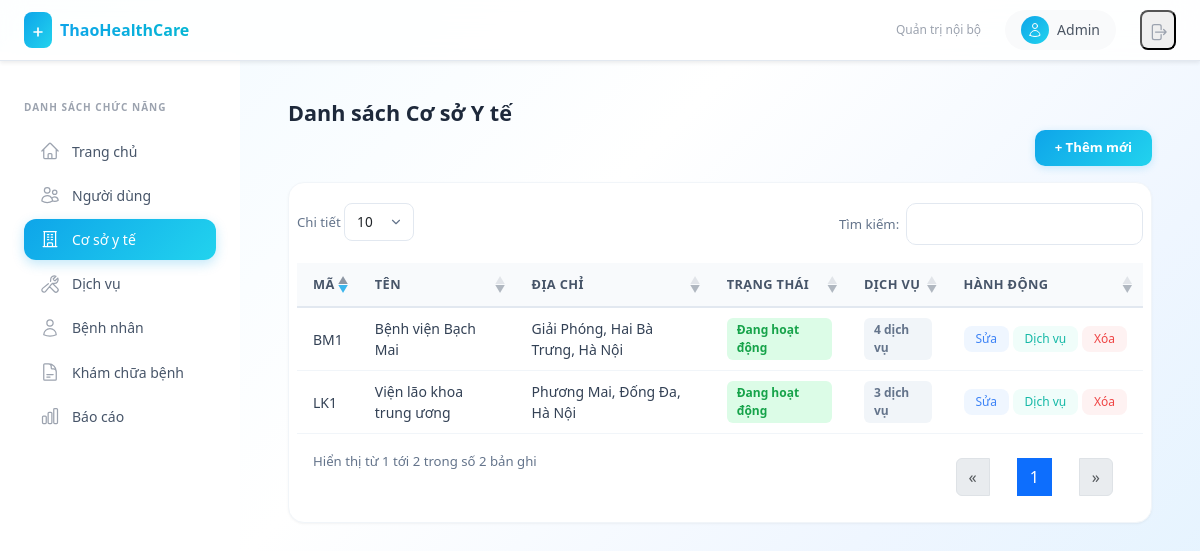
/facilities/ (signed in), run on the app's committed database.
### api/models.py (models this page shows, shortened)
class User(AbstractUser):
    code = models.CharField(max_length=50, unique=True)
    facility = models.ForeignKey(MedicalFacility, on_delete=models.CASCADE, related_name="users", null=True, blank=True)
    name = models.CharField(max_length=255)
    role = models.ForeignKey(Role, on_delete=models.SET_NULL, null=True, blank=True, related_name='users')
    created_at = models.DateTimeField(auto_now_add=True)
    updated_at = models.DateTimeField(auto_now=True)
    @property
    def role_code(self):
        return self.role.code if self.role else None

class MedicalFacility(models.Model):
    STATUS_CHOICES = [
        ('active', 'Đang hoạt động'),
        ('paused', 'Tạm dừng'),
        ('holiday', 'Nghỉ lễ'),
        ('maintenance', 'Bảo trì'),
        ('closed', 'Ngừng hoạt động'),
    ]
    code = models.CharField(max_length=50, unique=True)
    name = models.CharField(max_length=255)
    address = models.TextField()
    status = models.CharField(max_length=20, choices=STATUS_CHOICES, default='active')
    services = models.ManyToManyField(Service, blank=True, related_name='facilities')

### api/views.py (the view)
# urls.py: path('facilities/', facility_list, name='facility_list'),
@admin_required
def facility_list(request):
    facilities = MedicalFacility.objects.prefetch_related('services').all()
    services = Service.objects.all().order_by('service_type', 'name')
    from itertools import groupby
    grouped_services = []
    for type_key, group in groupby(services, key=lambda s: s.service_type):
        type_label = dict(Service.SERVICE_TYPE_CHOICES).get(type_key, type_key)
        grouped_services.append({'type_key': type_key, 'type_label': type_label, 'items': list(group)})
    return render(request, 'facility_list.html', {
        'facilities': facilities,
        'grouped_services': grouped_services,
        'status_choices': MedicalFacility.STATUS_CHOICES,
        'tab': 'facilities',
    })

### api/templates/facility_list.html (shortened to what this page needs)
{% extends "base.html" %}
{% load static %}
{% block content %}
<link rel="stylesheet" href="https://cdn.datatables.net/1.13.6/css/dataTables.bootstrap5.min.css">
<h3 class="page-title">Danh sách Cơ sở Y tế</h3>
<div class="table-toolbar">
    <button class="btn-add" onclick="openCreateModal()">+ Thêm mới</button>
</div>
<div class="table-card">
<table id="facilityTable" class="table">
    <thead>
        <tr>
            <th>Mã</th>
            <th>Tên</th>
            <th>Địa chỉ</th>
            <th>Trạng thái</th>
            <th>Dịch vụ</th>
            <th>Hành động</th>
        </tr>
    </thead>
    <tbody id="facilityBody">
        {% for f in facilities %}
        <tr id="row-{{ f.id }}">
            <td><span style="font-weight:500;">{{ f.code }}</span></td>
            <td>{{ f.name }}</td>
            <td>{{ f.address }}</td>
            <td>
                {% if f.status == 'active' %}
                    <span class="badge-role badge-role-admin">Đang hoạt động</span>
                {% elif f.status == 'paused' %}
                    <span class="badge-role" style="background:#fef3c7; color:#d97706;">Tạm dừng</span>
                {% elif f.status == 'holiday' %}
                    <span class="badge-role" style="background:#ede9fe; color:#7c3aed;">Nghỉ lễ</span>
                {% elif f.status == 'maintenance' %}
                    <span class="badge-role badge-role-doctor">Bảo trì</span>
                {% elif f.status == 'closed' %}
                    <span class="badge-role" style="background:#fef2f2; color:#ef4444;">Ngừng hoạt động</span>
                {% else %}
                    <span class="badge-role badge-role-default">{{ f.get_status_display }}</span>
                {% endif %}
            </td>
            <td>
                <span class="badge-role badge-role-default">{{ f.services.count }} dịch vụ</span>
            </td>
            <td style="white-space:nowrap;">
                <button class="btn-action btn-action-edit" onclick="openEditModal({{ f.id }})">Sửa</button>
                <button class="btn-action btn-action-info" onclick="openServiceModal({{ f.id }}, '{{ f.name|escapejs }}')">Dịch vụ</button>
                <button class="btn-action btn-action-delete" onclick="deleteFacility({{ f.id }})">Xóa</button>
            </td>
        </tr>
        {% endfor %}
    </tbody>
</table>
</div>
{% endblock %}

### api/templates/base.html (shortened to what this page needs)
<!DOCTYPE html>
<html lang="vi">
<head>
    <script src="https://cdn.tailwindcss.com"></script>
    <link rel="stylesheet" href="https://cdn.jsdelivr.net/npm/bootstrap@5.3.0/dist/css/bootstrap.min.css">
</head>
<body class="min-h-screen" style="margin:0; background: linear-gradient(135deg, #f0f9ff 0%, #ffffff 40%, #eff6ff 70%, #e0f2fe 100%); background-attachment: fixed;">
    <nav class="top-navbar fixed top-0 left-0 right-0 z-50 flex items-center justify-between px-6 py-2.5 shadow-sm">
        <div class="flex items-center gap-3">
            <a href="{% url 'dashboard' %}" class="flex items-center gap-2" style="text-decoration:none;">
                <div class="bg-gradient-to-br from-primary to-cyan-400 rounded-lg p-1.5">
                    <svg class="w-4 h-4 text-white" fill="none" viewBox="0 0 24 24" stroke="currentColor">
                        <path stroke-linecap="round" stroke-linejoin="round" stroke-width="2.5" d="M12 6v6m0 0v6m0-6h6m-6 0H6"/>
                    </svg>
                </div>
                <span class="text-base font-bold bg-gradient-to-r from-primary to-cyan-500 bg-clip-text" style="color:transparent; -webkit-background-clip:text;">ThaoHealthCare</span>
            </a>
        </div>
        <div class="flex items-center gap-4">
            <span class="text-xs text-gray-400 hidden sm:block">Quản trị nội bộ</span>
            <div class="flex items-center gap-2 bg-gray-50 rounded-full px-3 py-1.5">
                <div class="w-7 h-7 rounded-full bg-gradient-to-br from-primary to-cyan-400 flex items-center justify-center">
                    <svg class="w-4 h-4 text-white" fill="none" viewBox="0 0 24 24" stroke="currentColor">
                        <path stroke-linecap="round" stroke-linejoin="round" stroke-width="1.5" d="M15.75 6a3.75 3.75 0 11-7.5 0 3.75 3.75 0 017.5 0zM4.501 20.118a7.5 7.5 0 0114.998 0A17.933 17.933 0 0112 21.75c-2.676 0-5.216-.584-7.499-1.632z"/>
                    </svg>
                </div>
                <span class="text-sm font-medium text-gray-600">{{ user.name|default:user.username }}</span>
            </div>
            <form action="{% url 'logout' %}" method="post" class="m-0">
                <button type="submit" class="p-1.5 rounded-lg hover:bg-red-50 text-gray-400 hover:text-red-500 transition" title="Đăng xuất">
                    <svg class="w-5 h-5" fill="none" viewBox="0 0 24 24" stroke="currentColor">
                        <path stroke-linecap="round" stroke-linejoin="round" stroke-width="1.5" d="M15.75 9V5.25A2.25 2.25 0 0013.5 3h-6a2.25 2.25 0 00-2.25 2.25v13.5A2.25 2.25 0 007.5 21h6a2.25 2.25 0 002.25-2.25V15m3 0l3-3m0 0l-3-3m3 3H9"/>
                    </svg>
                </button>
            </form>
        </div>
    </nav>
    <aside id="sidebar" class="sidebar fixed top-[52px] left-0 bottom-0 w-60 bg-white border-r border-gray-100 z-40 transform -translate-x-full lg:translate-x-0 transition-transform duration-200 overflow-y-auto">
        <div class="px-4 pt-5 pb-3">
            <p class="text-[10px] font-semibold text-gray-400 uppercase tracking-widest mb-3">Danh sách chức năng</p>
            <nav class="flex flex-col gap-1">
                {% if user.is_authenticated and user.role_code == "admin" %}
                <a href="{% url 'dashboard' %}" class="nav-item-link {% if tab == 'home' %}active{% endif %}">
                    Trang chủ
                </a>
                <a href="{% url 'user_list' %}" class="nav-item-link {% if tab == 'users' %}active{% endif %}">
                    Người dùng
                </a>
                <a href="{% url 'facility_list' %}" class="nav-item-link {% if tab == 'facilities' %}active{% endif %}">
                    Cơ sở y tế
                </a>
                <a href="{% url 'service_list' %}" class="nav-item-link {% if tab == 'services' %}active{% endif %}">
                    Dịch vụ
                </a>
                <a href="{% url 'patient_list' %}" class="nav-item-link {% if tab == 'patients' %}active{% endif %}">
                    <svg class="w-5 h-5 text-gray-400" fill="none" viewBox="0 0 24 24" stroke="currentColor"><path stroke-linecap="round" stroke-linejoin="round" stroke-width="1.5" d="M15.75 6a3.75 3.75 0 11-7.5 0 3.75 3.75 0 017.5 0zM4.501 20.118a7.5 7.5 0 0114.998 0A17.933 17.933 0 0112 21.75c-2.676 0-5.216-.584-7.499-1.632z"/></svg>
                    Bệnh nhân
                </a>
                <a href="{% url 'examination_list' %}" class="nav-item-link {% if tab == 'examinations' %}active{% endif %}">
                    Khám chữa bệnh
                </a>
                <a href="{% url 'report_list' %}" class="nav-item-link {% if tab == 'reports' %}active{% endif %}">
                    Báo cáo
                </a>
                {% endif %}
            </nav>
        </div>
    </aside>
    <main class="lg:ml-60 pt-[52px] min-h-screen">
        <div class="p-5">
            {% block content %}{% endblock %}
        </div>
    </main>
</body>
</html>

### api/templates/base.html (style rules this page uses)
.sidebar { font-family: system-ui, -apple-system, sans-serif; }
.sidebar * { box-sizing: border-box; }
.sidebar a, .sidebar button { text-decoration: none; }
.nav-item-link { display: flex; align-items: center; gap: 0.75rem; padding: 0.6rem 1rem; border-radius: 0.75rem; color: #475569; font-size: 0.875rem; font-weight: 500; transition: all 0.15s; }
.nav-item-link.active { background: linear-gradient(135deg, #0ea5e9, #22d3ee); color: #fff; box-shadow: 0 4px 12px rgba(14,165,233,0.25); }
.nav-item-link.active svg { color: #fff; }
.top-navbar { background: rgba(255,255,255,0.85); backdrop-filter: blur(12px); border-bottom: 1px solid #e2e8f0; }
.table-card { background: #fff; border-radius: 16px; box-shadow: 0 1px 3px rgba(0,0,0,0.04), 0 1px 2px rgba(0,0,0,0.02); border: 1px solid #f1f5f9; overflow: hidden; padding: 8px; }
.table-card .table { margin-bottom: 0; }
.table-card thead th, table.dataTable thead th { background: #f8fafc !important; border-bottom: 2px solid #e2e8f0 !important; color: #475569 !important; font-weight: 600 !important; font-size: 0.8rem !important; text-transform: uppercase; letter-spacing: 0.03em; padding: 12px 16px !important; white-space: nowrap; }
.table-card tbody td, table.dataTable tbody td { padding: 10px 16px !important; font-size: 0.875rem; color: #334155; border-bottom: 1px solid #f1f5f9 !important; vertical-align: middle; }
table.dataTable thead .sorting::after, table.dataTable thead .sorting_asc::after, table.dataTable thead .sorting_desc::after { opacity: 0.4 !important; }
table.dataTable thead .sorting_asc::after, table.dataTable thead .sorting_desc::after { opacity: 0.8 !important; color: #0ea5e9 !important; }
.btn-action { padding: 4px 12px; font-size: 0.75rem; font-weight: 500; border-radius: 8px; border: none; cursor: pointer; transition: all 0.15s; }
.btn-action-edit { background: #eff6ff; color: #3b82f6; }
.btn-action-delete { background: #fef2f2; color: #ef4444; }
.btn-action-info { background: #f0fdfa; color: #14b8a6; }
.page-title { font-size: 1.35rem; font-weight: 700; color: #1e293b; margin-bottom: 0.25rem; }
.table-toolbar { display: flex; align-items: center; justify-content: space-between; flex-wrap: wrap; gap: 10px; margin-bottom: 16px; }
.btn-add { background: linear-gradient(135deg, #0ea5e9, #22d3ee); color: #fff; font-size: 0.825rem; font-weight: 600; padding: 8px 20px; border-radius: 10px; border: none; cursor: pointer; box-shadow: 0 2px 8px rgba(14,165,233,0.2); transition: all 0.15s; }
.badge-role { display: inline-block; padding: 3px 10px; border-radius: 6px; font-size: 0.75rem; font-weight: 600; }
.badge-role-admin { background: #dcfce7; color: #16a34a; }
.badge-role-default { background: #f1f5f9; color: #64748b; }

### data on the page
User: name "Admin"
MedicalFacility: code "BM1", name "Bệnh viện Bạch Mai", address "Giải Phóng, Hai Bà Trưng, Hà Nội", status "Đang hoạt động", services.count "4"
MedicalFacility: code "LK1", name "Viện lão khoa trung ương", address "Phương Mai, Đống Đa, Hà Nội", status "Đang hoạt động", services.count "3"
